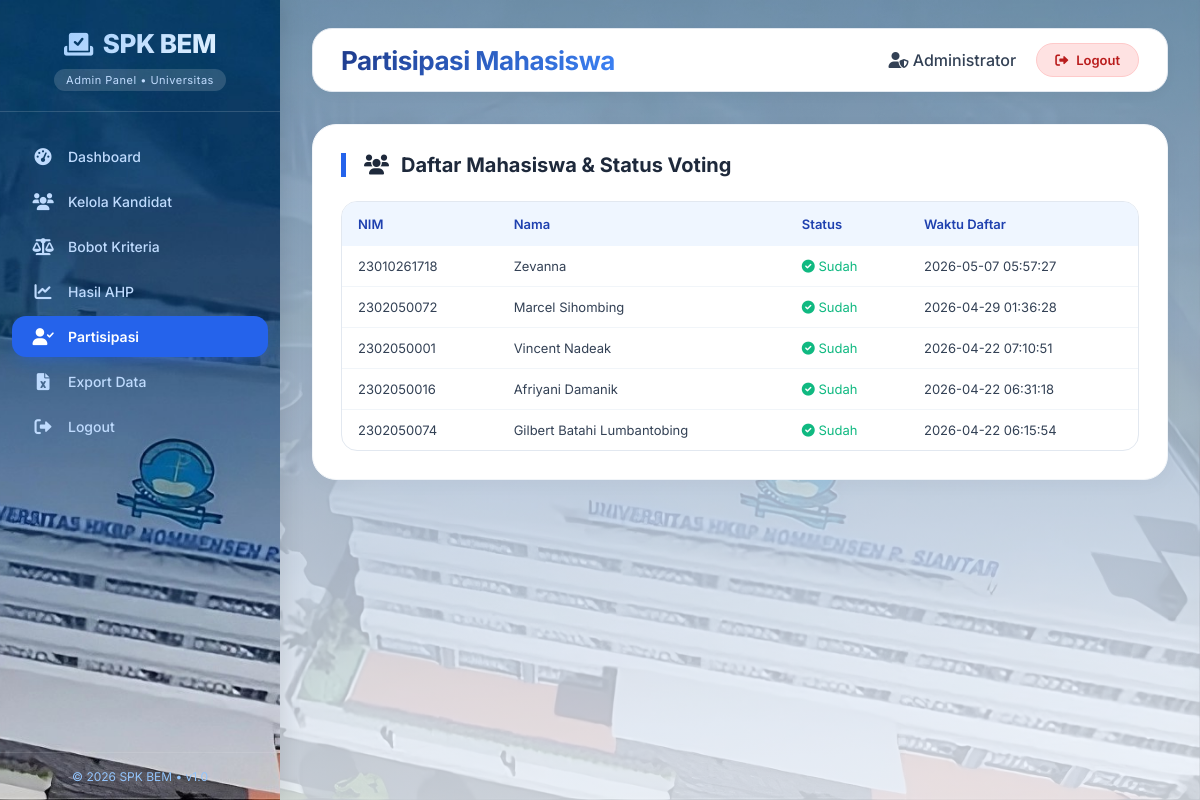
/dashboard_admin.php?page=partisipasi (signed in), run on the app's committed database.
### tables this page shows
CREATE TABLE IF NOT EXISTS `users` (
  `id` int NOT NULL AUTO_INCREMENT,
  `username` varchar(50) NOT NULL,
  `password` varchar(255) NOT NULL,
  `nama` varchar(100) NOT NULL,
  `nim` varchar(20) DEFAULT NULL,
  `role` enum('admin','mahasiswa') NOT NULL,
  `has_voted` tinyint(1) DEFAULT '0',
  `created_at` timestamp NULL DEFAULT CURRENT_TIMESTAMP,
  PRIMARY KEY (`id`),
  UNIQUE KEY `username` (`username`)
);

### dashboard_admin.php (the view, shortened to what this page needs)
<?php
include 'config/db.php';
$page = isset($_GET['page']) ? $_GET['page'] : 'dashboard';
?>
<!DOCTYPE html>
<html lang="id">
<head>
    <link rel="stylesheet" href="https://cdnjs.cloudflare.com/ajax/libs/font-awesome/6.0.0-beta3/css/all.min.css">
</head>
<body>
    <div class="sidebar" id="sidebar">
        <div class="sidebar-header">
            <div class="logo">
                <i class="fas fa-vote-yea"></i> SPK BEM
            </div>
            <div class="badge">Admin Panel • Universitas</div>
        </div>
        <div class="sidebar-menu">
            <a href="?page=dashboard" class="menu-item <?= $page == 'dashboard' ? 'active' : '' ?>">
                <i class="fas fa-tachometer-alt"></i> Dashboard
            </a>
            <a href="?page=kandidat" class="menu-item <?= $page == 'kandidat' ? 'active' : '' ?>">
                <i class="fas fa-users"></i> Kelola Kandidat
            </a>
            <a href="?page=bobot" class="menu-item <?= $page == 'bobot' ? 'active' : '' ?>">
                <i class="fas fa-balance-scale"></i> Bobot Kriteria
            </a>
            <a href="?page=hasil" class="menu-item <?= $page == 'hasil' ? 'active' : '' ?>">
                <i class="fas fa-chart-line"></i> Hasil AHP
            </a>
            <a href="?page=partisipasi" class="menu-item <?= $page == 'partisipasi' ? 'active' : '' ?>">
                <i class="fas fa-user-check"></i> Partisipasi
            </a>
            <a href="export_excel.php" class="menu-item">
                <i class="fas fa-file-excel"></i> Export Data
            </a>
            <a href="logout.php" class="menu-item">
                <i class="fas fa-sign-out-alt"></i> Logout
            </a>
        </div>
        <div class="sidebar-footer">
            &copy; <?= date('Y') ?> SPK BEM • v1.0
        </div>
    </div>
    <div class="main-content">
        <div class="top-bar">
            <div class="page-title">
                <?php
                $titles = [
                    'dashboard' => 'Dashboard',
                    'kandidat' => 'Kelola Kandidat',
                    'bobot' => 'Bobot Kriteria',
                    'hasil' => 'Hasil Perhitungan AHP',
                    'partisipasi' => 'Partisipasi Mahasiswa'
                ];
                echo $titles[$page];
                ?>
            </div>
            <div class="user-info">
                <span><i class="fas fa-user-shield"></i> <?= $_SESSION['nama'] ?></span>
                <a href="logout.php" class="logout-icon"><i class="fas fa-sign-out-alt"></i> Logout</a>
            </div>
        </div>
        <?php
        switch ($page) {
        ?>
            <?php break;
            case 'partisipasi':
                $mahasiswa = mysqli_query($conn, "SELECT * FROM users WHERE role='mahasiswa' ORDER BY created_at DESC");
            ?>
                <div class="card">
                    <h2><i class="fas fa-users"></i> Daftar Mahasiswa & Status Voting</h2>
                    <div class="table-responsive">
                        <table>
                            <thead>
                                <tr>
                                    <th>NIM</th>
                                    <th>Nama</th>
                                    <th>Status</th>
                                    <th>Waktu Daftar</th>
                                </tr>
                            </thead>
                            <tbody>
                                <?php while ($m = mysqli_fetch_assoc($mahasiswa)): ?>
                                    <tr>
                                        <td><?= $m['nim'] ?></td>
                                        <td><?= htmlspecialchars($m['nama']) ?></td>
                                        <td>
                                            <?= $m['has_voted']
                                                ? '<span style="color:#10b981;"><i class="fas fa-check-circle"></i> Sudah</span>'
                                                : '<span style="color:#ef4444;"><i class="fas fa-clock"></i> Belum</span>' ?>
                                        </td>
                                        <td><?= $m['created_at'] ?></td>
                                    </tr>
                                <?php endwhile; ?>
                            </tbody>
                        </table>
                    </div>
                </div>
        <?php break;
        } ?>
    </div>
</body>
</html>

### dashboard_admin.php (style rules this page uses)
:root { --blue-50: #eff6ff; --blue-100: #dbeafe; --blue-200: #bfdbfe; --blue-500: #3b82f6; --blue-600: #2563eb; --blue-700: #1d4ed8; --blue-800: #1e40af; --blue-900: #1e3a8a; --gray-50: #f8fafc; --gray-100: #f1f5f9; --gray-200: #e2e8f0; --gray-700: #334155; --gray-800: #1e293b; --shadow-sm: 0 1px 2px rgba(0, 0, 0, 0.05); --shadow: 0 4px 6px -1px rgba(0, 0, 0, 0.05), 0 2px 4px -1px rgba(0, 0, 0, 0.03); --shadow-md: 0 10px 15px -3px rgba(0, 0, 0, 0.06), 0 4px 6px -2px rgba(0, 0, 0, 0.03); --radius-lg: 20px; --radius-xl: 24px; }
* { margin: 0; padding: 0; box-sizing: border-box; }
body { font-family: 'Inter', sans-serif; background: var(--blue-50); display: flex; min-height: 100vh; }
html, body { overflow-x: hidden; max-width: 100%; }
.sidebar { width: 280px; background-image: url('./uploads/uhnp.jpg'); background-size: cover; background-position: center; background-repeat: no-repeat; color: #fff; position: fixed; height: 100vh; overflow-y: auto; transition: all 0.3s cubic-bezier(0.4, 0, 0.2, 1); z-index: 100; box-shadow: 4px 0 20px rgba(0, 0, 0, 0.1); display: flex; flex-direction: column; }
.sidebar-header { padding: 28px 24px 20px; border-bottom: 1px solid rgba(255, 255, 255, 0.15); text-align: center; }
.sidebar-header .logo { font-size: 26px; font-weight: 800; background: linear-gradient(135deg, #93c5fd, #f0f9ff); -webkit-background-clip: text; -webkit-text-fill-color: transparent; letter-spacing: -0.5px; display: flex; align-items: center; justify-content: center; gap: 10px; }
.sidebar-header .badge { font-size: 11px; background: rgba(255, 255, 255, 0.15); padding: 4px 12px; border-radius: 40px; display: inline-block; margin-top: 10px; color: #bfdbfe; letter-spacing: 0.5px; }
.sidebar-menu { padding: 24px 12px; flex: 1; }
.menu-item { padding: 12px 20px; display: flex; align-items: center; gap: 14px; color: #bfdbfe; text-decoration: none; font-size: 14px; font-weight: 500; border-radius: 14px; margin-bottom: 4px; transition: all 0.2s; position: relative; }
.menu-item i { width: 22px; font-size: 17px; text-align: center; }
.menu-item.active { background: #2563eb; color: white; box-shadow: 0 8px 16px -6px rgba(37, 99, 235, 0.5); font-weight: 600; }
.sidebar-footer { padding: 16px 24px; border-top: 1px solid rgba(255, 255, 255, 0.1); font-size: 12px; color: #93c5fd; text-align: center; }
.main-content { flex: 1; margin-left: 280px; padding: 28px 32px; transition: margin 0.3s; min-height: 100vh; background-image: linear-gradient(rgba(239, 246, 255, 0.44), rgba(239, 246, 255, 0.81)), url('./uploads/uhknp.jpg'); background-size: cover; background-position: center; background-repeat: no-repeat; background-attachment: fixed; }
.top-bar { display: flex; justify-content: space-between; align-items: center; background: white; padding: 14px 28px; border-radius: 20px; margin-bottom: 32px; box-shadow: 0 4px 12px rgba(0, 0, 0, 0.03); flex-wrap: wrap; gap: 16px; border: 1px solid var(--gray-200); }
.page-title { font-size: 26px; font-weight: 700; background: linear-gradient(135deg, #1e3a8a, #3b82f6); -webkit-background-clip: text; -webkit-text-fill-color: transparent; letter-spacing: -0.5px; }
.user-info { display: flex; align-items: center; gap: 20px; }
.user-info span { color: var(--gray-700); font-weight: 500; }
.logout-icon { background: #fee2e2; color: #b91c1c; padding: 8px 18px; border-radius: 40px; text-decoration: none; font-size: 13px; font-weight: 600; display: flex; align-items: center; gap: 8px; transition: all 0.2s; border: 1px solid #fecaca; }
.card { background: white; border-radius: var(--radius-xl); padding: 28px; margin-bottom: 28px; box-shadow: 0 4px 20px rgba(0, 0, 0, 0.03); border: 1px solid var(--gray-100); animation: fadeInUp 0.5s ease-out; transition: box-shadow 0.2s; }
.card h2 { font-size: 20px; margin-bottom: 24px; display: flex; align-items: center; gap: 12px; border-left: 5px solid #2563eb; padding-left: 18px; color: var(--gray-800); }
.table-responsive { overflow-x: auto; border-radius: 16px; border: 1px solid var(--gray-200); }
table { width: 100%; border-collapse: collapse; font-size: 13px; }
th { background: var(--blue-50); font-weight: 600; color: var(--blue-800); padding: 14px 16px; text-align: left; }
td { padding: 12px 16px; border-bottom: 1px solid var(--gray-100); color: var(--gray-700); }
tr:last-child td { border-bottom: none; }

### data on the page
users: nim "23010261718", nama "Zevanna", has_voted 1 (drawn), created_at "2026-05-07 05:57:27"
users: nim "2302050072", nama "Marcel Sihombing", has_voted 1 (drawn), created_at "2026-04-29 01:36:28"
users: nim "2302050001", nama "Vincent Nadeak", has_voted 1 (drawn), created_at "2026-04-22 07:10:51"
users: nim "2302050016", nama "Afriyani Damanik", has_voted 1 (drawn), created_at "2026-04-22 06:31:18"
users: nim "2302050074", nama "Gilbert Batahi Lumbantobing", has_voted 1 (drawn), created_at "2026-04-22 06:15:54"

### other printed values
$titles[$page] "Partisipasi Mahasiswa"
$_SESSION['nama'] "Administrator"
